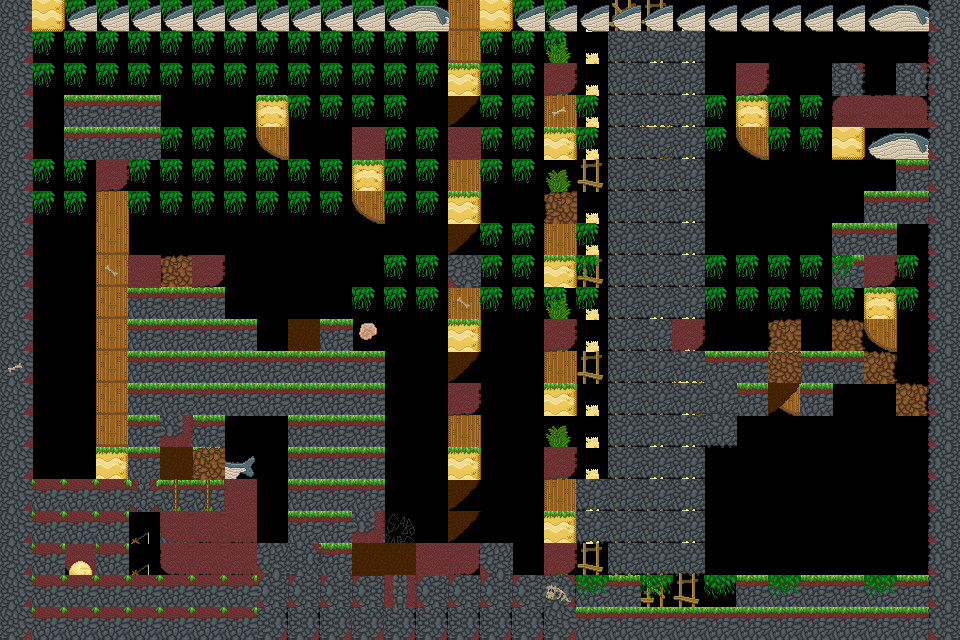

Tiled map render using the project's own tile images. Description and the map definition, with tile-layer contents summarised, below:
An orthogonal 30x20 tile map with 32x32 px tiles, 3 tile layers (background, main, foreground), 5 tilesets and 75 objects (23x spike, 22x veggie, 2x treetop_palm, start, chest, ...).

<map version="1.0" orientation="orthogonal" renderorder="right-down" width="30" height="20" tilewidth="32" tileheight="32" nextobjectid="76">
 <properties>
  <property name="hints" value="" />
  <property name="time_to_beat" value="7" />
 </properties>
 <tileset firstgid="1" name="grass_level" tilewidth="32" tileheight="32" tilecount="153">
  <image source="../../sprites/tilesets/34tile.png" width="544" height="306" />
 </tileset>
 <tileset firstgid="154" name="object_tilemap_32" tilewidth="32" tileheight="32" tilecount="25">
  <image source="../../sprites/tilesets/object_tilemap_32.png" width="160" height="160" />
 </tileset>
 <tileset firstgid="179" name="object_tilemap_16" tilewidth="16" tileheight="16" tilecount="12">
  <image source="../../sprites/tilesets/object_tilemap_16.png" width="64" height="48" />
 </tileset>
 <tileset firstgid="191" name="treetops_big_96" tilewidth="96" tileheight="64" tilecount="2">
  <image source="../../sprites/objects/scenery/treetops_big_96.png" trans="ff00ff" width="192" height="64" />
 </tileset>
 <tileset firstgid="193" name="beach" tilewidth="33" tileheight="33" spacing="1" margin="1" tilecount="189">
  <image source="../../sprites/tilesets/34tile_beach_temp.png" width="714" height="306" />
 </tileset>
 <layer name="background" width="30" height="20">
  <properties>
   <property name="background" value="background" />
  </properties>
  <data>[600 cells, 252 non-empty, 23 distinct tile ids]</data>
 </layer>
 <layer name="main" width="30" height="20">
  <data>[600 cells, 340 non-empty, 22 distinct tile ids]</data>
 </layer>
 <layer name="foreground" width="30" height="20">
  <properties>
   <property name="foreground" value="foreground" />
  </properties>
  <data>[600 cells, 175 non-empty, 30 distinct tile ids]</data>
 </layer>
 <objectgroup color="#e70000" name="hard-blocks">
  <object id="1" x="256" y="96" width="32" height="32" />
  <object id="2" x="352" y="160" width="32" height="32" />
  <object id="3" x="640" y="96" width="32" height="32" />
  <object id="4" x="736" y="96" width="32" height="32" />
  <object id="5" x="672" y="352" width="32" height="32" />
  <object id="6" x="768" y="352" width="32" height="32" />
  <object id="7" x="864" y="288" width="32" height="32" />
  <object id="8" x="832" y="96" width="96" height="32" />
 </objectgroup>
 <objectgroup color="#0055ff" name="soft-blocks">
  <object id="9" x="128" y="288" width="96" height="32" />
  <object id="10" x="288" y="352" width="96" height="32" />
  <object id="11" x="32" y="480" width="224" height="32" />
 </objectgroup>
 <objectgroup name="objects-32px">
  <object id="12" name="start" gid="155" x="320" y="576" width="32" height="32">
   <properties>
    <property name="direction" value="right" />
    <property name="health" value="100" />
   </properties>
  </object>
  <object id="13" name="chest" gid="154" x="864" y="96" width="32" height="32">
   <properties>
    <property name="item_no" value="7" />
    <property name="type" value="costume_head" />
   </properties>
  </object>
  <object id="14" name="walking_enemy" gid="158" x="160" y="480" width="32" height="32">
   <properties>
    <property name="bound_to_platform" value="true" />
    <property name="direction" value="right" />
   </properties>
  </object>
  <object id="15" name="bouncing_wall" gid="160" x="832" y="320" width="32" height="32">
   <properties>
    <property name="direction" value="left" />
   </properties>
  </object>
  <object id="16" name="treetop_palm" gid="177" x="351" y="517" width="32" height="32" />
  <object id="17" name="treetop_palm" gid="177" x="158" y="420" width="32" height="32" />
  <object id="18" name="goal" gid="156" x="46" y="420" width="32" height="32" />
 </objectgroup>
 <objectgroup name="objects-16px">
  <object id="19" name="spike" gid="186" x="583" y="628" width="16" height="16" />
  <object id="20" name="spike" gid="186" x="615" y="627" width="16" height="16" />
  <object id="21" name="spike" gid="186" x="647" y="626" width="16" height="16" />
  <object id="22" name="spike" gid="186" x="681" y="626" width="16" height="16" />
  <object id="23" name="spike" gid="186" x="713" y="626" width="16" height="16" />
  <object id="24" name="spike" gid="186" x="744" y="628" width="16" height="16" />
  <object id="25" name="spike" gid="186" x="773" y="626" width="16" height="16" />
  <object id="26" name="spike" gid="186" x="804" y="626" width="16" height="16" />
  <object id="27" name="spike" gid="186" x="838" y="627" width="16" height="16" />
  <object id="28" name="spike" gid="186" x="874" y="627" width="16" height="16" />
  <object id="29" name="spike" gid="186" x="904" y="628" width="16" height="16" />
  <object id="30" name="spike" gid="186" x="31" y="246" width="16" height="16" />
  <object id="31" name="spike" gid="186" x="30" y="259" width="16" height="16" />
  <object id="32" name="spike" gid="186" x="75" y="349" width="16" height="16" />
  <object id="33" name="spike" gid="186" x="30" y="447" width="16" height="16" />
  <object id="34" name="spike" gid="186" x="44" y="459" width="16" height="16" />
  <object id="35" name="spike" gid="186" x="35" y="477" width="16" height="16" />
  <object id="36" name="spike" gid="186" x="83" y="337" width="16" height="16" />
  <object id="37" name="veggie" gid="179" x="186" y="281" width="16" height="16" />
  <object id="38" name="veggie" gid="179" x="148" y="281" width="16" height="16" />
  <object id="39" name="veggie" gid="179" x="265" y="90" width="16" height="16" />
  <object id="40" name="veggie" gid="179" x="347" y="347" width="16" height="16" />
  <object id="41" name="veggie" gid="179" x="311" y="347" width="16" height="16" />
  <object id="42" name="veggie" gid="179" x="522" y="388" width="16" height="16" />
  <object id="43" name="veggie" gid="179" x="488" y="488" width="16" height="16" />
  <object id="44" name="veggie" gid="179" x="553" y="475" width="16" height="16" />
  <object id="45" name="veggie" gid="179" x="731" y="317" width="16" height="16" />
  <object id="46" name="veggie" gid="179" x="909" y="231" width="16" height="16" />
  <object id="47" name="veggie" gid="179" x="889" y="206" width="16" height="16" />
  <object id="48" name="veggie" gid="179" x="484" y="90" width="16" height="16" />
  <object id="49" name="spike" gid="186" x="654" y="200" width="16" height="16" />
  <object id="50" name="spike" gid="186" x="607" y="211" width="16" height="16" />
  <object id="51" name="spike" gid="186" x="629" y="229" width="16" height="16" />
  <object id="52" name="spike" gid="186" x="605" y="249" width="16" height="16" />
  <object id="53" name="spike" gid="186" x="659" y="240" width="16" height="16" />
  <object id="54" name="veggie" gid="179" x="142" y="472" width="16" height="16" />
  <object id="55" name="veggie" gid="179" x="212" y="473" width="16" height="16" />
  <object id="56" name="veggie" gid="179" x="74" y="253" width="16" height="16" />
  <object id="57" name="veggie" gid="179" x="40" y="345" width="16" height="16" />
  <object id="58" name="veggie" gid="179" x="482" y="325" width="16" height="16" />
  <object id="59" name="veggie" gid="179" x="522" y="264" width="16" height="16" />
  <object id="60" name="veggie" gid="179" x="483" y="197" width="16" height="16" />
  <object id="61" name="veggie" gid="179" x="524" y="138" width="16" height="16" />
  <object id="62" name="veggie" gid="179" x="359" y="152" width="16" height="16" />
  <object id="63" name="veggie" gid="179" x="456" y="150" width="16" height="16" />
 </objectgroup>
 <objectgroup name="treetop_big" />
 <objectgroup color="#00aa00" name="sand-blocks">
  <object id="64" x="448" y="0" width="32" height="96" />
  <object id="65" x="544" y="96" width="32" height="64" />
  <object id="66" x="448" y="160" width="32" height="64" />
  <object id="67" x="544" y="224" width="32" height="64" />
  </objectgroup>
</map>
<!-- 8 of 75 objects omitted -->
